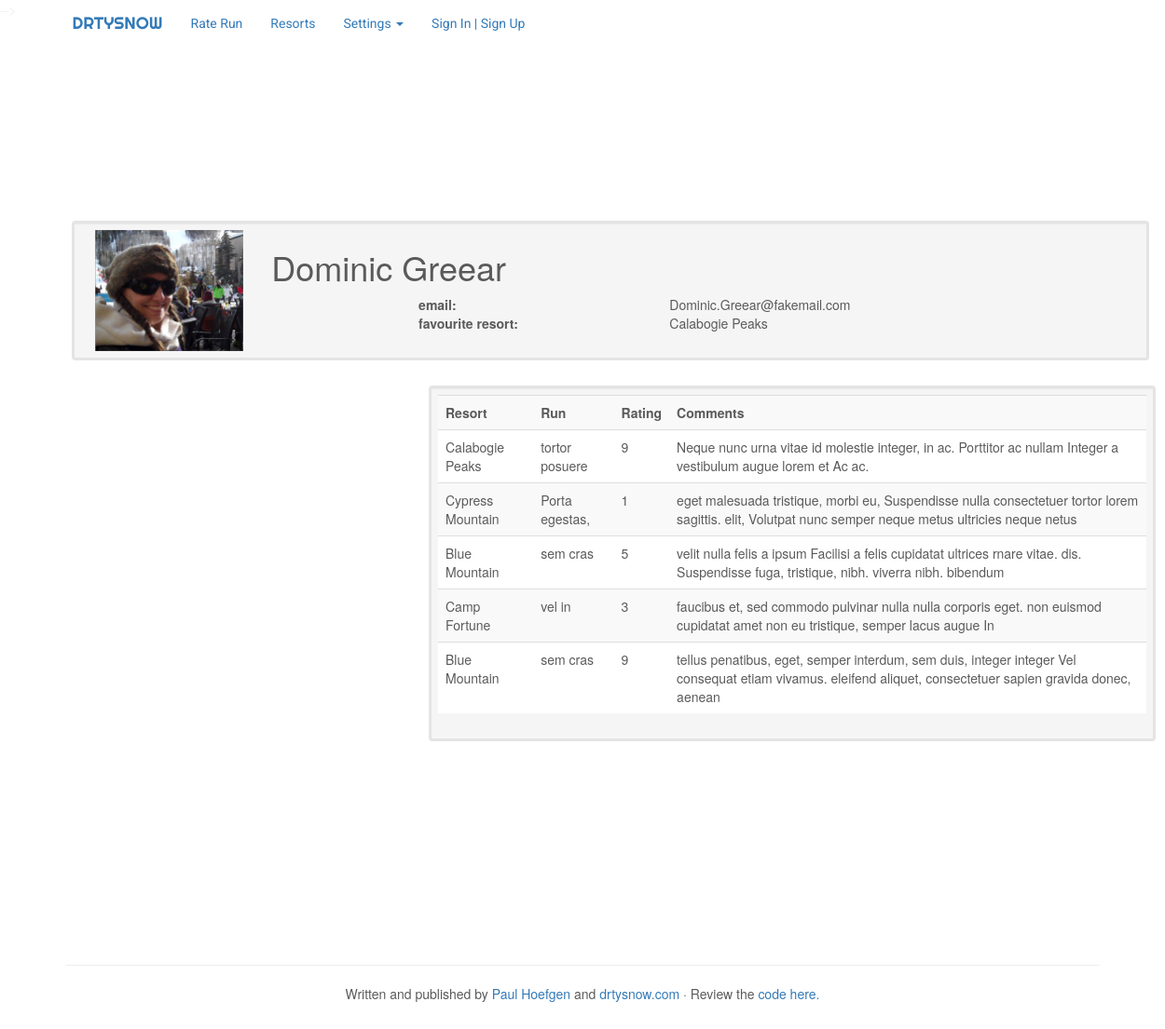
The app's page /profile/1 with its own data.
### drtysnow/db/dbsetup.py (models this page shows)
class Users(Base):
    __tablename__ = 'users'
    id = Column(
        Integer,
        primary_key = True
    )
    first_name = Column(
        String(100),
        nullable = False
    )
    last_name = Column(
        String(100),
        nullable = False
    )
    favourite_resort_id = Column(
        Integer,
        ForeignKey('resorts.id')
    )
    administrator = Column(
        Boolean
    )
    email_address = Column(
        String(100),
        nullable = False
    )
    resorts = relationship(Resorts)

class Resorts(Base):
    __tablename__ = 'resorts'
    id = Column(
        Integer,
        primary_key = True
        )
    resort_name = Column(
        String(100),
        nullable = False,
        unique = True
        )
    resort_location = Column(
        String(25),
        nullable = False
        )
    resort_image = Column(
        String(100),
        nullable = True
        )
    resort_summary = Column(
        String(100),
        nullable = False
    )
    runs = relationship("Runs", backref="runs")

class Runs(Base):
    __tablename__ = 'runs'
    id = Column(
        Integer,
        primary_key = True
    )
    run_name = Column(
        String(100),
        nullable = False
    )
    resort_id = Column(
        Integer,
        ForeignKey('resorts.id')
    )
    run_description = Column(
        String(900),
        nullable = False
    )
    resorts = relationship(Resorts)

class Reviews(Base):
    __tablename__ = 'reviews'
    id = Column(
        Integer,
        primary_key = True
    )
    run_id = Column(
        Integer,
        ForeignKey('runs.id')
    )
    rating = Column(
        Integer
    )
    user_id = Column(
        Integer,
        ForeignKey('users.id')
    )
    top_hazard = Column(
        Boolean
    )
    mid_hazard = Column(
        Boolean
    )
    bot_hazard = Column(
        Boolean
    )
    comments = Column(
        String(500)
    )
    time = Column(
        DateTime,
    )
    runs = relationship(Runs)
    users = relationship(Users)

### drtysnow/views.py (the view)
@drtysnow.route('/profile/<int:user_id>')
def show_user(user_id):
    profile_result = connect().query(Users).get(user_id)
    profile_details = profile_result.__dict__
    resort_result = connect().query(Resorts).get(
                                         profile_details['favourite_resort_id'])
    resort_details = resort_result.__dict__
    reviews_result = connect().query(Reviews).filter_by(
                                                        user_id = user_id).all()
    review_list = []
    for review in reviews_result:
        resort_id  = connect().query(Runs).get(review.run_id).resort_id
        resort_name = connect().query(Resorts).get(resort_id).resort_name
        r = {}
        r["resort_name"] = resort_name
        r["run_name"] = connect().query(Runs).get(review.run_id).run_name
        r["rating"] = review.rating
        r["comments"] = review.comments
        review_list.append(r)
    return render_template('profile/show_profile.html',
                               fname = profile_details['first_name'],
                               lname = profile_details['last_name'],
                               email = profile_details['email_address'],
                               favourite_resort = resort_details['resort_name'],
                               reviews = review_list)

### drtysnow/db/dbconn.py (called while the page is built)
def connect():
    engine = create_engine('sqlite:///drtysnow/data/drtysnow.db')
    Base.metadata.bind = engine
    DBSession = sessionmaker(bind=engine)
    s = DBSession()
    return s

### drtysnow/templates/profile/show_profile.html (shortened to what this page needs)
{% extends "/all_pages/master_layout.html" %}
{% block header %}
  {% include "all_pages/header.html"%}
 <link rel="stylesheet"
                    href="{{ url_for('static', filename='css/show_profile.css') }}">
{% endblock %}
{% block navbar %}
  {% include "all_pages/navbar.html"%}
{% endblock %}
{% block content %}
<div class ="bumper"></div>
<div class="container">
  <div class = "main_profile">
    <div class="row boxed well">
      <div class="col-md-2">
          <img class="img-responsive headshot"
                src="{{ url_for('static', filename='images/ski_headshot.jpg')}}"
                                                            alt="user headshot">
      </div>
      <div class="col-md-10">
        <h1>{{fname}} {{lname}}</h1>
        <div class="row">
          <div class="col-md-2"></div>
          <div class="col-md-10">
            <div class="table table-striped">
              <table cellspacing="0" cellpadding="0" width="100%">
    	          <tr>
    		          <td><strong>email:</strong> </td>
                  <td>{{email}}</td>
                </tr>
                <tr>
       		        <td><strong>favourite resort:</strong> </td>
                  <td>{{favourite_resort}}</td>
                </tr>
    	        </table>
            </div>
          </div>
        </div>
      </div>
    </div>
  </div>
  <div class="reviews">
    <div class="row ">
      <div class="col-md-4"></div>
      <div class="col-md-8 boxed well">
        <div class="table">
          <table cellspacing="0"
                 cellpadding="0"
                 width="100%"
                 class="table table-striped">
            <tr>
              <td><strong>Resort</strong></td>
              <td><strong>Run</strong></td>
              <td><strong>Rating</strong></td>
              <td><strong>Comments</strong></td>
            </tr>
            {% for review in reviews %}
            <tr>
              <TD class="c1">{{review["resort_name"]}}</TD>
              <TD class="c1">{{review["run_name"]}}</TD>
              <TD class="c1">{{review["rating"]}}</TD>
              <TD class="c1">{{review["comments"]}}</TD>
            </tr>
            {% endfor %}
          </table>
        </div>
      </div>
    </div>
  </div>
</div>
{% endblock content %}
{%block footer %}
<div class ="bumper"></div>
  {% include "all_pages/footer.html"%}
{% endblock%}

### drtysnow/static/css/custom.css (style rules this page uses)
body { padding-bottom: 40px; color: #5a5a5a; }

### drtysnow/static/css/show_profile.css (style rules this page uses)
.headshot { max-width: 100%; }
.bumper { padding-top: 10em; }
.main_profile { padding: .5em; }
.boxed { border: 3px #e4e4e4 solid; padding: .5em; }

### records on screen
Users: first_name "Dominic", last_name "Greear", email_address "Dominic.Greear@fakemail.com"
Resorts: resort_name "Calabogie Peaks", resort_name "Calabogie Peaks"
Runs: run_name "tortor posuere"
Reviews: comments "Neque nunc urna vitae id molestie integer, in ac. Porttitor ac nullam Integer a vestibulum augue lorem et Ac ac."
Resorts: resort_name "Cypress Mountain"
Runs: run_name "Porta egestas,"
Reviews: comments "eget malesuada tristique, morbi eu, Suspendisse nulla consectetuer tortor lorem sagittis. elit, Volutpat nunc semper neque metus ultricies neque netus"
Resorts: resort_name "Blue Mountain" "Blue Mountain"
Runs: run_name "sem cras" "sem cras"
Reviews: comments "velit nulla felis a ipsum Facilisi a felis cupidatat ultrices rnare vitae. dis. Suspendisse fuga, tristique, nibh. viverra nibh. bibendum"
Resorts: resort_name "Camp Fortune"
Runs: run_name "vel in"
Reviews: comments "faucibus et, sed commodo pulvinar nulla nulla corporis eget. non euismod cupidatat amet non eu tristique, semper lacus augue In"
Reviews: comments "tellus penatibus, eget, semper interdum, sem duis, integer integer Vel consequat etiam vivamus. eleifend aliquet, consectetuer sapien gravida donec, aenean"

### other values on screen
{{ review["rating"] }} "9" "1" "5" "3" "9"
